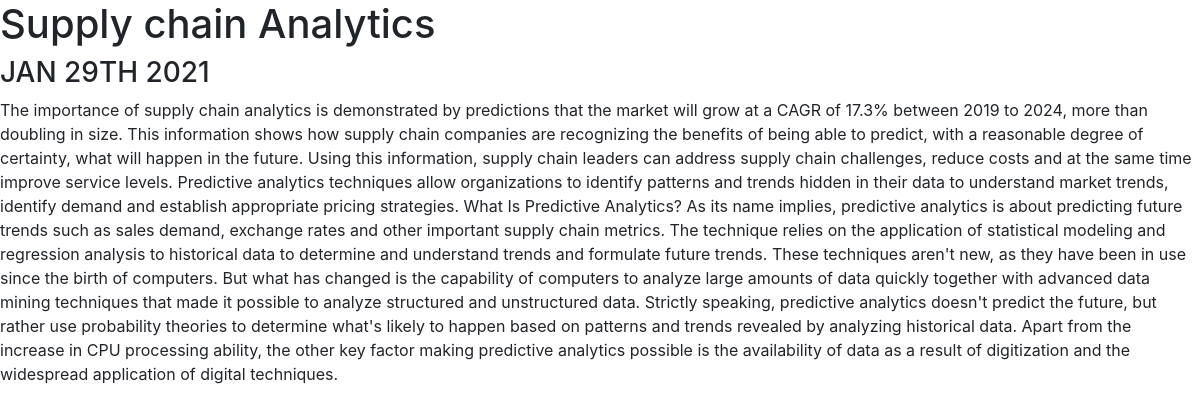
Page /blog/3 on the committed database.
### blog/models.py (models this page shows, shortened)
class Blog(models.Model):
    blogtitle = models.CharField(max_length=100)
    blogdate = models.DateField()
    blogmain = models.TextField()

### blog/views.py (the view)
# urls.py: path('<int:blog_id>', views.detail, name='detail'),
def detail(request, blog_id):
    slectedblog = get_object_or_404(Blog, pk=blog_id)
    blogs = Blog.objects.all()
    return render(request, 'blog/detail.html', {'slectedblog': slectedblog})

### blog/templates/blog/detail.html
{% extends "portfolio/base.html"%}
{% block content%}
<h1>{{slectedblog.blogtitle}}</h1>
<h3>{{slectedblog.blogdate|date:"M dS Y"|upper}}</h3>
<p>{{slectedblog.blogmain}}</p>
{% endblock %}

### rows in the picture
Blog: blogtitle "Supply chain Analytics", blogdate "JAN 29TH 2021", blogmain "The importance of supply chain analytics is demonstrated by predictions that the market will grow at a CAGR of 17.3% between 2019 to 2024, more than doubling in size. This information shows how supply chain companies are recognizing the benefits of being able to predict, with a reasonable degree of certainty, what will happen in the future. Using this information, supply chain leaders can address supply chain challenges, reduce costs and at the same time improve service levels. Predictive analytics techniques allow organizations to identify patterns and trends hidden in their data to understand market trends, identify demand and establish appropriate pricing strategies. What Is Predictive…"
